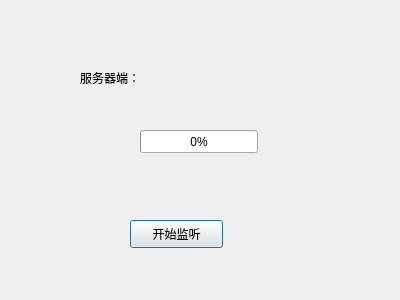
<?xml version="1.0" encoding="UTF-8"?>
<ui version="4.0">
 <class>Server</class>
 <widget class="QDialog" name="Server">
  <property name="geometry">
   <rect>
    <x>0</x>
    <y>0</y>
    <width>400</width>
    <height>300</height>
   </rect>
  </property>
  <property name="windowTitle">
   <string>Server</string>
  </property>
  <widget class="QLabel" name="serverStatusLabel">
   <property name="geometry">
    <rect>
     <x>80</x>
     <y>70</y>
     <width>72</width>
     <height>15</height>
    </rect>
   </property>
   <property name="text">
    <string>服务器端：</string>
   </property>
  </widget>
  <widget class="QPushButton" name="startButton">
   <property name="geometry">
    <rect>
     <x>130</x>
     <y>220</y>
     <width>93</width>
     <height>28</height>
    </rect>
   </property>
   <property name="text">
    <string>开始监听</string>
   </property>
  </widget>
  <widget class="QProgressBar" name="serverProgressBar">
   <property name="geometry">
    <rect>
     <x>140</x>
     <y>130</y>
     <width>118</width>
     <height>23</height>
    </rect>
   </property>
   <property name="value">
    <number>0</number>
   </property>
  </widget>
 </widget>
 <layoutdefault spacing="6" margin="11"/>
 <resources/>
 <connections/>
</ui>
